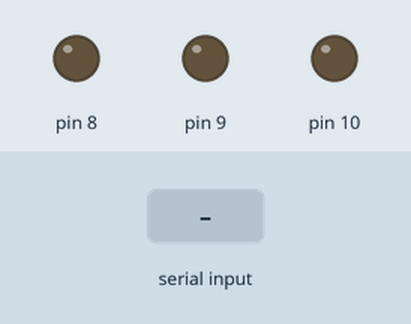
The sketch below on a simulated Arduino Uno, built with avr-gcc and run on an emulated ATmega328P. Parts: output pins drawn as LEDs (lit = HIGH). Inputs (shaded band) come from the test bench.

Above: at 1.2 s.
1.3 s: "A" received over Serial
At 2.4 s:
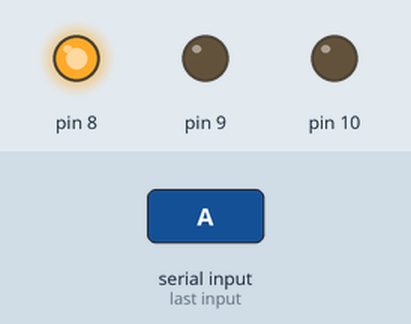
2.8 s: "B" received over Serial
At 3.5 s:
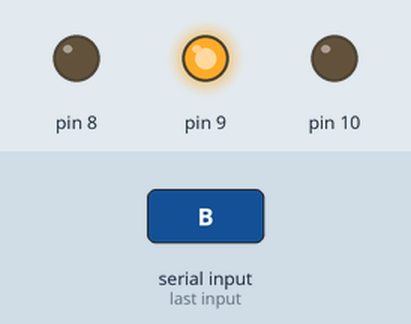
4.3 s: "C" received over Serial
At 4.7 s:
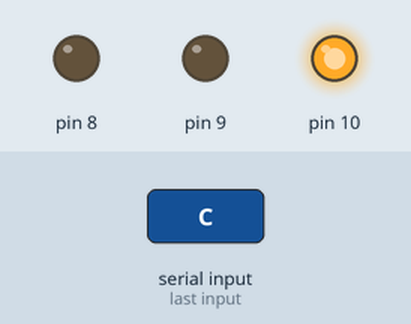
5.8 s: "1" received over Serial
At 7.0 s:
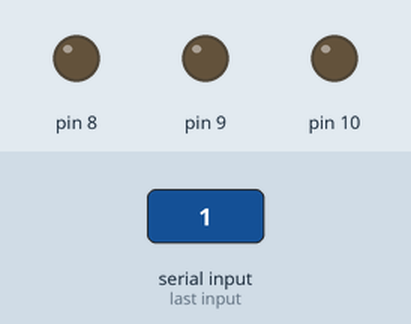
Timing chart, 0 to 8.3 s (numbered marks = the images above; inputs shaded):
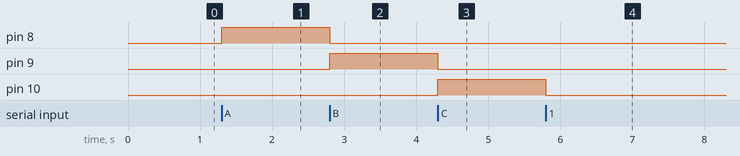

The sketch:

LAB7.ino
```cpp
void setup() {
  Serial.begin(9600);
  pinMode(8, OUTPUT);
  pinMode(9, OUTPUT);
  pinMode(10, OUTPUT);

}

void loop() {
  if (Serial.available() > 0) {
    char data = Serial.read();

    if(data == 'A'){
      digitalWrite(8, HIGH);
      digitalWrite(9, LOW);
      digitalWrite(10, LOW);
    }else if(data == 'B'){
      digitalWrite(8, LOW);
      digitalWrite(9, HIGH);
      digitalWrite(10, LOW);
    }else if(data == 'C'){
      digitalWrite(8, LOW);
      digitalWrite(9, LOW);
      digitalWrite(10, HIGH);
    }else{
      digitalWrite(8, LOW);
      digitalWrite(9, LOW);
      digitalWrite(10, LOW);
    }
  }

}
```

Measured:
- after the input at 1.3 s, pin 8: LOW → HIGH at once
- after the input at 2.8 s, pin 8: HIGH → LOW at once; pin 9: LOW → HIGH at once
- after the input at 4.3 s, pin 9: HIGH → LOW at once; pin 10: LOW → HIGH at once
- after the input at 5.8 s, pin 10: HIGH → LOW at once
